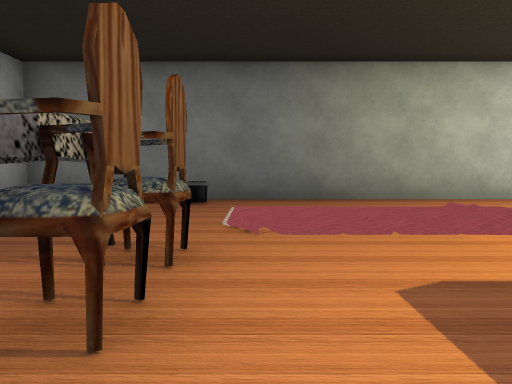
[1] (above)

17 first-person views from a walk through a Unity game level. The camera is 1.2 m above the floor, tilts 4° down and sees 70° across. Doors are open. The floor is counted in squares, 2 m on a side. Each view is taken from the middle of a square. On the plan, view 1 faces up. The plan holds only what a view shows up to about 10 squares ahead; the rest is blank. The player is left out. Some surface patterns are stand-ins.

[2]
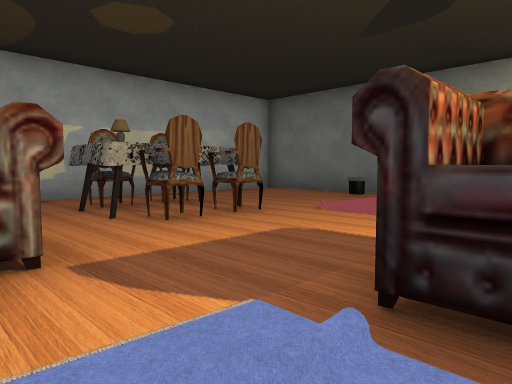

[3]
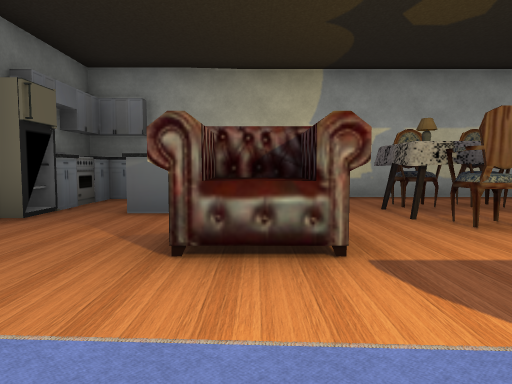

[4]
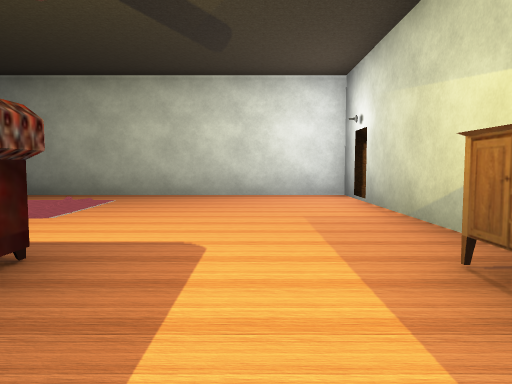

[5]
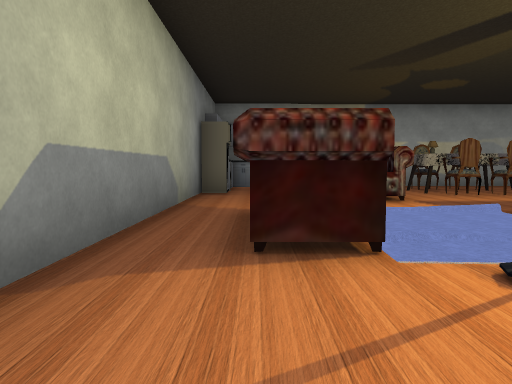

[6]
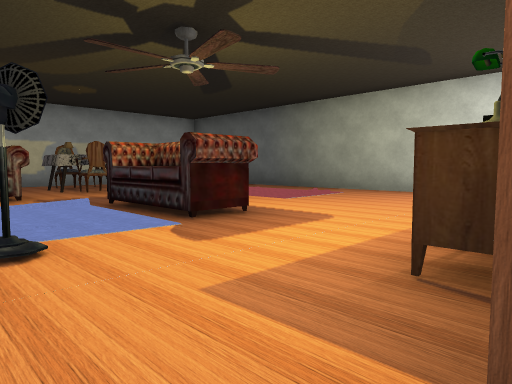

[7]
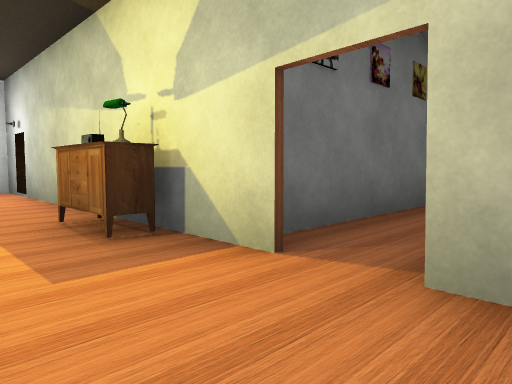

[8]
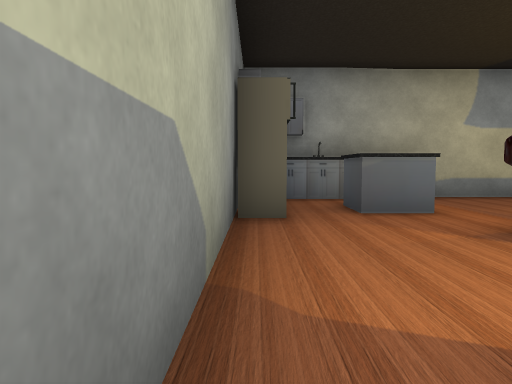

[9]
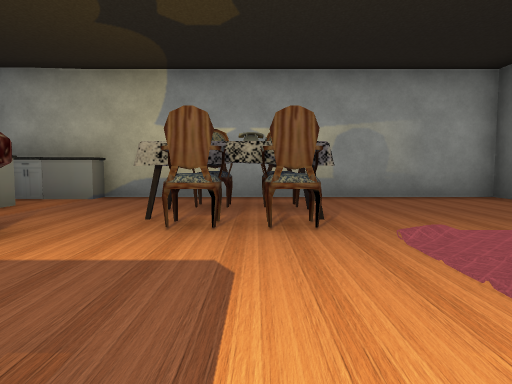

[10]
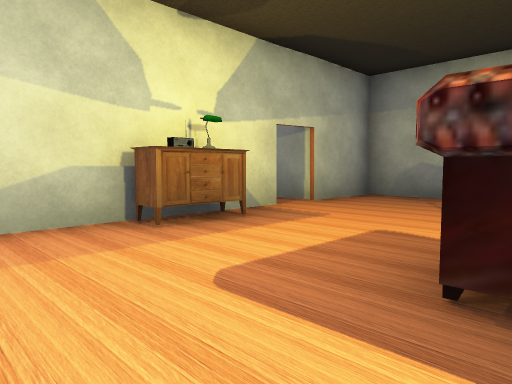

[11]
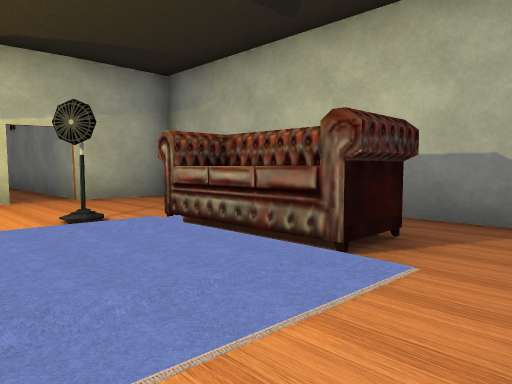

[12]
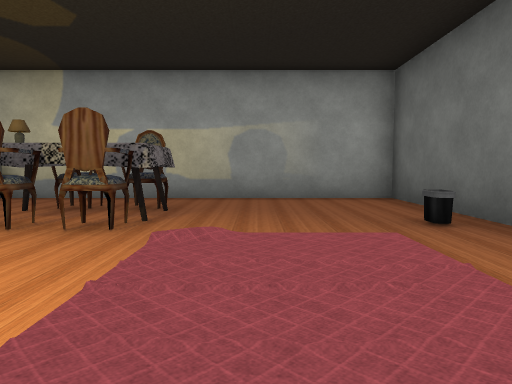

[13]
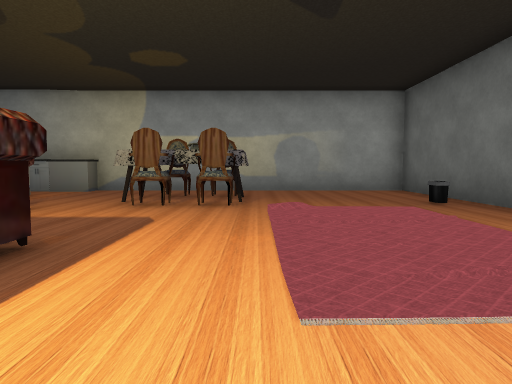

[14]
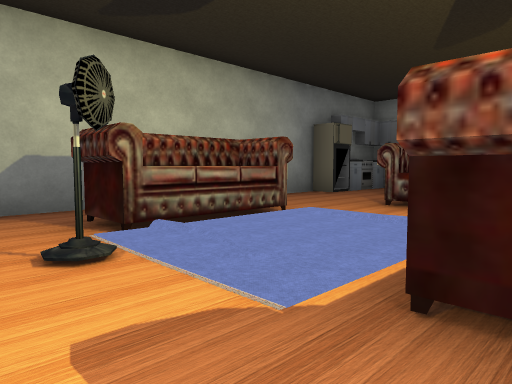

[15]
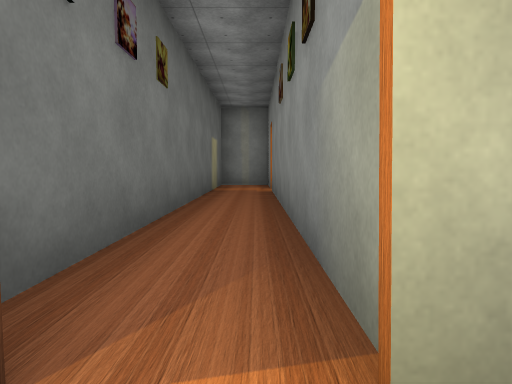

[16]
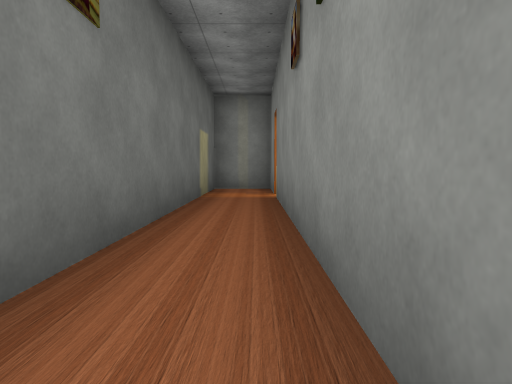

[17]
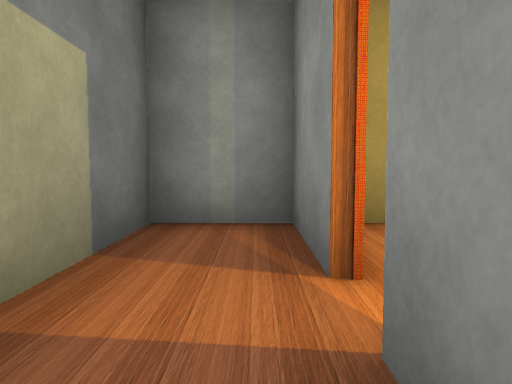

### Floor plan
Points are (right, up) in squares from view 1. A wall is a line through its corners. A room is listed if a view was taken in it or the views show most of it. See-through windows are left out.
Room 1 (views 1, 2, 3, 4, 8, 9, 10, 11, 12, 13, 14)
walls: (2.1, 1.3) (2.7, 1.3); (3.2, 1.1) (2.5, 1.1); (4.5, 1.4) (4.5, 0.4) (2.1, 0.4); (-1.7, -1.6) (-1.7, -2.6) (-2.8, -2.6); (2.5, -2.9) (4.3, -2.9); (2.3, -3.1) (2.3, -2.4); (-2.8, -1.7) (-2.2, -1.7); (-4.3, -1) (-3.7, -1) (-3.7, -3.8); (7.2, 0.4) (7.2, 1.2) (7.8, 1.2); (-2.5, -3.7) (-1.8, -3.7); (-2, -4.2) (4.4, -4.2); (-4.2, -3.6) (-4.2, -4.2) (-3.4, -4.2); (7.9, -1.4) (7.9, 5.2); (7.9, 5.9) (7.9, 6.7) (-4.2, 6.7) (-4.2, -3.5)
ways out: opening at (3.5, -4) to room 2; opening at (5, -2) to room 2; opening at (7, -1) to room 3; open door at (-2, -4)
objects: stove (-3, -4); chair (-2, 1); chair (-2, 2); fridge (-1, -4); chair (-1, 1); chair (-1, 2); other object (0, -1); carpet (3, -2) to (4, -2)
Room 2 (views 5, 7)
walls: (4.5, -2.4) (4.5, -3.1); (4.4, -4.2) (7.9, -4.2) (7.9, -2.4)
ways out: opening at (3.5, -4) to room 1; opening at (5, -2) to room 1; opening at (7, -3) to room 3
Room 3 (views 6, 15, 16)
walls: (7.9, -2.4) (11.5, -2.4); (11.6, -0.9) (8.4, -0.9)
ways out: opening at (7, -1) to room 1; opening at (7, -3) to room 2; opening at (11, -2) to room 4
Room 4 (view 17)
walls: (16.6, -0.9) (11.6, -0.9)
ways out: opening at (11, -2) to room 3; open door at (16.5, -2.5) to room 5
Room 5 (no view inside)
walls: (16.9, -2.4) (18.8, -2.4) (18.8, -0.9) (16.6, -0.9)
ways out: open door at (16.5, -2.5) to room 4

Positions as (right, up) in squares from view 1, and headings:
1: (0, 0), facing up
2: (3, -1), facing up-left
3: (3, -1), facing left
4: (6, -1), facing up
5: (7, -3), facing left
6: (8, -2), facing up-left
7: (6, -3), facing up-right
8: (3, -4), facing left
9: (3, 2), facing left
10: (4, 3), facing down-right
11: (1, 0), facing down-right
12: (3, 4), facing left
13: (5, 3), facing left
14: (6, 1), facing down-left
15: (7, -2), facing right
16: (9, -2), facing right
17: (15, -2), facing right
